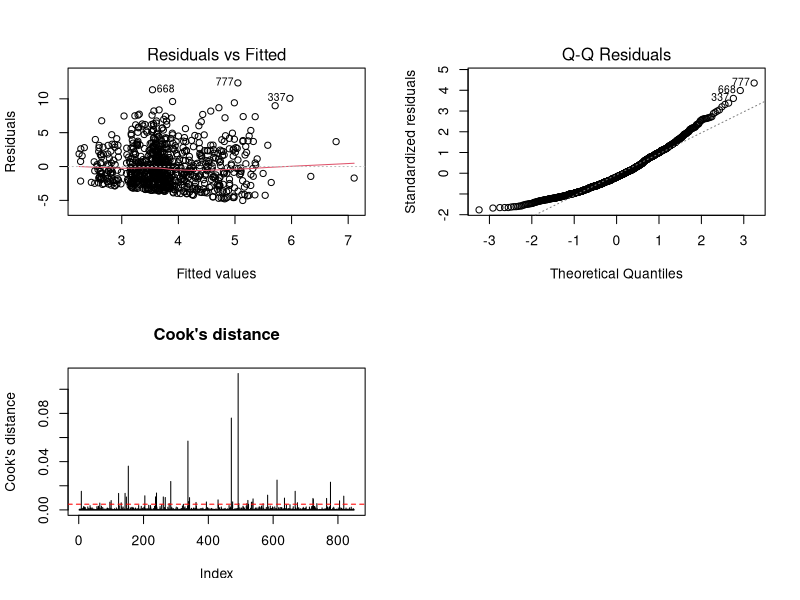

Write the R code that produced this figure. (Note: this script raises an error after producing the figure.)
## ---- chunk 1
#
knitr::opts_chunk$set(echo = TRUE, warning = FALSE, message = FALSE)
library(tidyverse) # General functions
library(car) # Has capital A Anova
library(rsample) # Allows us to do train test split
set.seed(67) # Set the seed daniel got us to set
## ---- chunk 2
polls <- read.csv("Data/Clean/combined_data.csv") %>% 
  filter(sample_size > 0) %>% # drops the 2 polls whose invalid sample_size (-1) was set to NA
  mutate(abs_err = abs((dem - rep) - act_margin), # how far off the poll was
         correct = if_else(dem == rep, NA_integer_, # did the poll pick the right winner?
                           as.integer(sign(dem - rep) == sign(act_margin))),
         n1000   = sample_size / 1000, # Sample size in thousands (easier to interpret coefficients)
         partisanship = factor(partisanship))
## ---- chunk 3
prep <- function(yr) { 
  polls %>% filter(year == yr) %>% # Datasets are joined, separate by year
    mutate(mode3 = fct_lump_min(factor(mode), min = 30, other_level = "Other"), # All modes with less than 30 polls put in other
           mode3 = relevel(mode3, ref = "Live Phone")) %>% #Reorder mode 
    droplevels()
}
d12 <- prep(2012)
d16 <- prep(2016)
table(d12$mode3); table(d16$mode3)
## ---- chunk 4

set.seed(67)

# 75/25 train test split
split12 <- initial_split(d12, prop = 0.75)
split16 <- initial_split(d16, prop = 0.75)

# Extract training and testing datasets
d12 <- training(split12)
test12  <- testing(split12)

d16 <- training(split16)
test16  <- testing(split16)
## ---- chunk 5
# Fit a full model, null model, model with all interaction terms
full12 <- lm(abs_err ~ mode3 + sample_subpopulation + partisanship + n1000 + days_to_election, data = d12)
null12 <- lm(abs_err ~ 1, data = d12)
full12_int <- lm(abs_err ~ (mode3 + sample_subpopulation + partisanship + n1000 + days_to_election)^2, data = d12)

summary(full12) # Overall fit, coefficient estimates and individual tests
## ---- chunk 6
Anova(full12, type = 2) # Tests the contribution of each predictor
vif(full12) # Checks whether predictors are strongly correlated
## ---- chunk 7
anova(null12, full12) # Do I need to comment this?
## ---- chunk 8
# Run stepwise regression on the regular and full models
step12 <- step(null12, scope = list(lower = ~ 1, upper = formula(full12)), direction = "both", trace = 0)
step12_int <- step12 <- step(null12, scope = list(lower = ~ 1, upper = formula(full12_int)), direction = "both", trace = 0)

# Compare in AIC and BIC, both models are identical
AIC(null12, full12, step12, step12_int)
BIC(null12, full12, step12, step12_int)
## ---- chunk 9
par(mfrow = c(2, 2))
plot(full12, which = 1) # residuals vs fitted
plot(full12, which = 2) # normal Q-Q
plot(cooks.distance(full12), type = "h", ylab = "Cook's distance", main = "Cook's distance")
abline(h = 4 / nrow(d12), col = "red", lty = 2)
par(mfrow = c(1, 1))

sum(abs(rstudent(full12)) > 3) # polls with |studentised residual| > 3
sum(cooks.distance(full12) > 4 / nrow(d12)) # polls above the 4/n guideline
max(cooks.distance(full12)) # worry if > 05 or 1
## ---- chunk 10
# Box-Cox for 2012

# Box-Cox on the full model 
pt12 <- powerTransform(full12)
summary(pt12)            # estimate, Wald CI and test if lambda = 0 or 1
MASS::boxcox(full12, lambda = seq(-0.5, 1.5, by = 0.05))   # Log likelihood

# Close to 0.5, fit 0.5 for simpler interpretability
full12_t <- update(full12, sqrt(abs_err) ~ .) 
summary(full12_t)
plot(full12_t, which = 1)   # residuals vs fitted
plot(full12_t, which = 2)   # normal Q-Q
plot(full12_t, which = 3)   # scale-location (checks constant variance)
plot(full12_t, which = 4)   # Cook's distance
## ---- chunk 11
# Full, null and interaction term models for 2016 data
full16 <- lm(abs_err ~ mode3 + sample_subpopulation + partisanship + n1000 + days_to_election, data = d16)
null16 <- lm(abs_err ~ 1, data = d16)
full16_int <- lm(abs_err ~ (mode3 + sample_subpopulation + partisanship + n1000 + days_to_election)^2, data = d16)

#Summary, run ANOVA, vif for multicollinearity
summary(full16)
Anova(full16, type = 2)
vif(full16)
anova(null16, full16)

## ---- chunk 12
# Stepwise regression on 2016, compare the final models with AIC and BIC
step16 <- step(null16, scope = list(lower = ~ 1, upper = formula(full16)), direction = "both", trace = 0)
step16_int <- step16 <- step(null16, scope = list(lower = ~ 1, upper = formula(full16_int)), direction = "both", trace = 0)

AIC(null16, full16, step16, step16_int)
BIC(null16, full16, step16, step16_int)
## ---- chunk 13
par(mfrow = c(2, 2))
plot(full16, which = 1) # Plot residuals vs fitted
plot(full16, which = 2) # Q-Q Plot
plot(cooks.distance(full16), type = "h", ylab = "Cook's distance", main = "Cook's distance")
abline(h = 4 / nrow(d16), col = "red", lty = 2)
par(mfrow = c(1, 1))

sum(abs(rstudent(full16)) > 3)
sum(cooks.distance(full16) > 4 / nrow(d16))
max(cooks.distance(full16))

## ---- chunk 14
# Box-Cox 2016

# Box-Cox on the full model 
pt16 <- powerTransform(full16)
summary(pt16)            # estimate, Wald CI, Test if lambda = 0 or 1
MASS::boxcox(full16, lambda = seq(-0.5, 1.5, by = 0.05))   # Log likelihood

# Close to 0.5, fit 0.5 for simpler interpretability
full16_t <- update(full16, sqrt(abs_err) ~ .) 
summary(full16_t)
plot(full16_t, which = 1)   # residuals vs fitted
plot(full16_t, which = 2)   # normal Q-Q
plot(full16_t, which = 3)   # scale-location (checks constant variance)
plot(full16_t, which = 4)   # Cook's distance

## ---- chunk 15
l12 <- d12 %>% filter(!is.na(correct), mode3 != "Other") %>% droplevels()
l16 <- d16 %>% filter(!is.na(correct), mode3 != "Other") %>% droplevels()
mean(l12$correct); mean(l16$correct) # proportion of polls that picked the right winner
## ---- chunk 16
g12 <- glm(correct ~ mode3 + sample_subpopulation + partisanship + n1000 + days_to_election, family = binomial, data = l12)
summary(g12)
Anova(g12, type = 2) # likelihood ratio test for each factor
exp(cbind(OR = coef(g12), confint.default(g12))) # odds ratios with 95% CI
anova(glm(correct ~ 1, family = binomial, data = l12), g12, test = "Chisq") # overall model test
## ---- chunk 17

## ---- chunk 18
g16 <- glm(correct ~ mode3 + sample_subpopulation + partisanship + n1000 + days_to_election, family = binomial, data = l16)
summary(g16)
Anova(g16, type = 2)
exp(cbind(OR = coef(g16), confint.default(g16)))
anova(glm(correct ~ 1, family = binomial, data = l16), g16, test = "Chisq")
